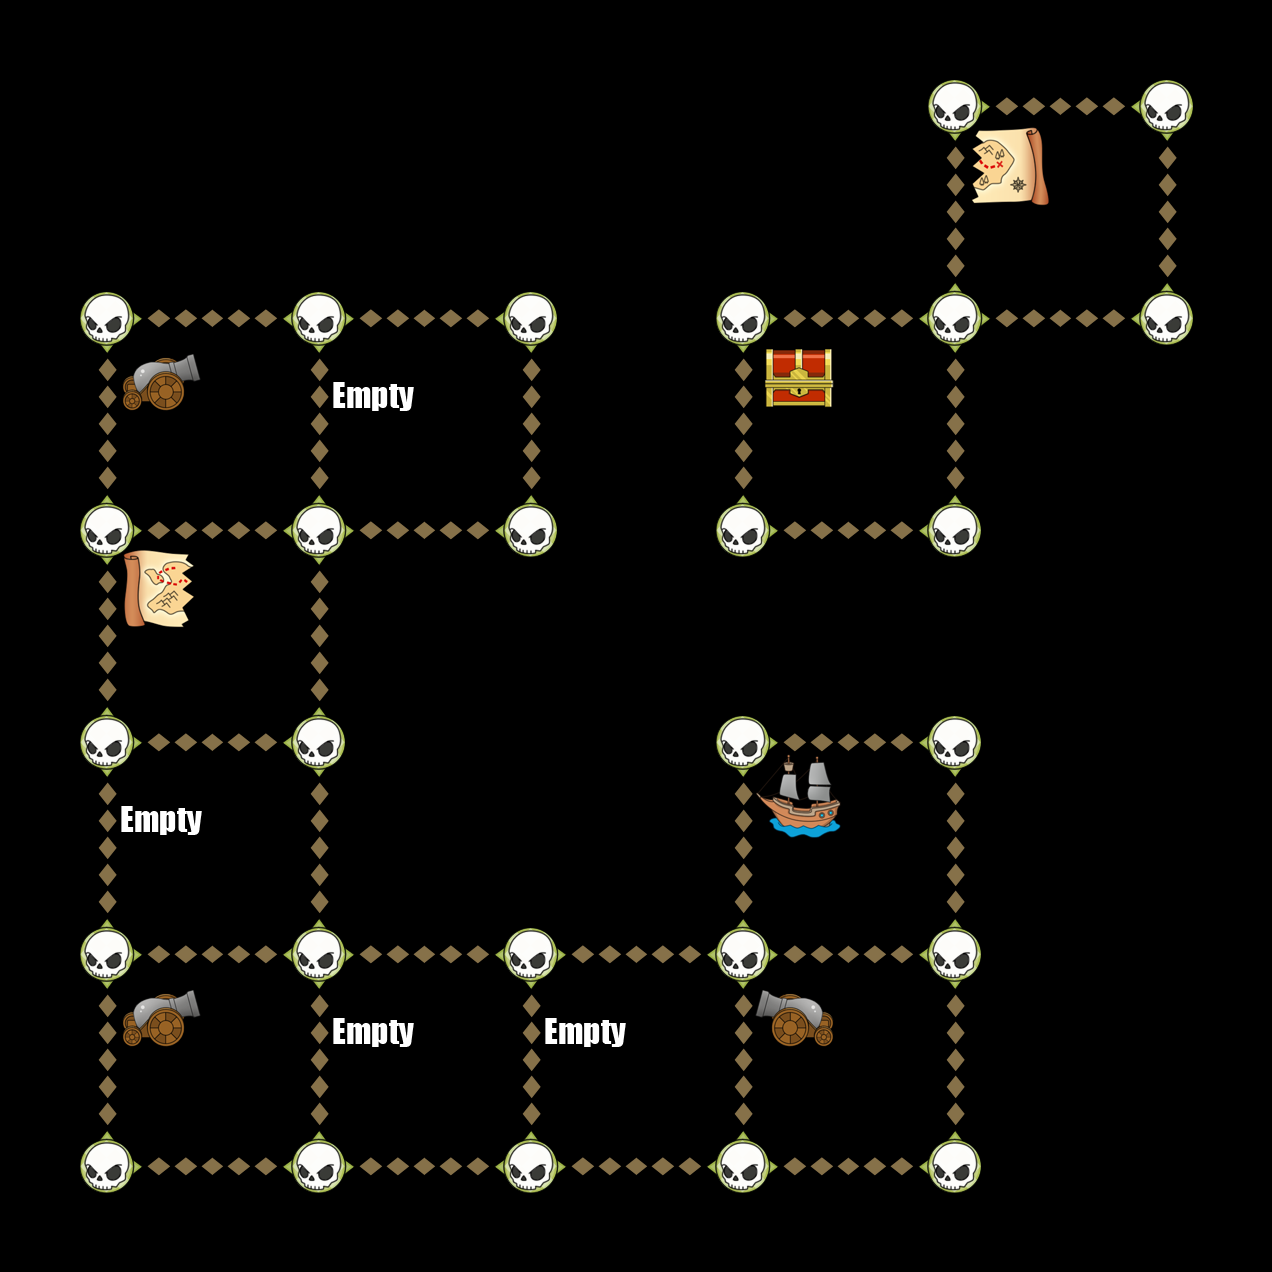

Tiled map render using the project's own tile images. Description and the map definition, with tile-layer contents summarised, below:
An orthogonal 6x6 tile map with 212x212 px tiles, 6 tile layers (Down, Up, Left, Right, ...).

<map version="1.0" orientation="orthogonal" width="6" height="6" tilewidth="212" tileheight="212">
 <tileset firstgid="1" name="TileGraphic_Final-ipadhd" tilewidth="212" tileheight="212">
  <image source="TileGraphic_Final-ipadhd.png" width="636" height="1060" />
  <tile id="0">
   <properties>
    <property name="LineFilled" value="True" />
   </properties>
  </tile>
  <tile id="2">
   <properties>
    <property name="Item" value="TreasureBox" />
   </properties>
  </tile>
  <tile id="4">
   <properties>
    <property name="RowFilled" value="True" />
   </properties>
  </tile>
  <tile id="6">
   <properties>
    <property name="Item" value="CannonLeft" />
   </properties>
  </tile>
  <tile id="7">
   <properties>
    <property name="Item" value="ShipRight" />
   </properties>
  </tile>
  <tile id="8">
   <properties>
    <property name="Item" value="MapOne" />
   </properties>
  </tile>
  <tile id="9">
   <properties>
    <property name="Item" value="CannonRight" />
   </properties>
  </tile>
  <tile id="10">
   <properties>
    <property name="Item" value="ShipLeft" />
   </properties>
  </tile>
  <tile id="11">
   <properties>
    <property name="Item" value="MapTwo" />
   </properties>
  </tile>
  <tile id="12">
   <properties>
    <property name="Item" value="Empty" />
   </properties>
  </tile>
  <tile id="13">
   <properties>
    <property name="Item" value="Skull" />
   </properties>
  </tile>
  <tile id="14">
   <properties>
    <property name="Item" value="Fog" />
   </properties>
  </tile>
 </tileset>
 <layer name="Down" width="6" height="6">
  <data>[36 cells, 18 non-empty, 1 distinct tile ids]</data>
 </layer>
 <layer name="Up" width="6" height="6">
  <data>[36 cells, 18 non-empty, 1 distinct tile ids]</data>
 </layer>
 <layer name="Left" width="6" height="6">
  <data>[36 cells, 18 non-empty, 1 distinct tile ids]</data>
 </layer>
 <layer name="Right" width="6" height="6">
  <data>[36 cells, 18 non-empty, 1 distinct tile ids]</data>
 </layer>
 <layer name="Dots" width="6" height="6">
  <data>[36 cells, 27 non-empty, 1 distinct tile ids]</data>
 </layer>
 <layer name="Items" width="6" height="6">
  <data>[36 cells, 11 non-empty, 7 distinct tile ids]</data>
 </layer>
</map>
